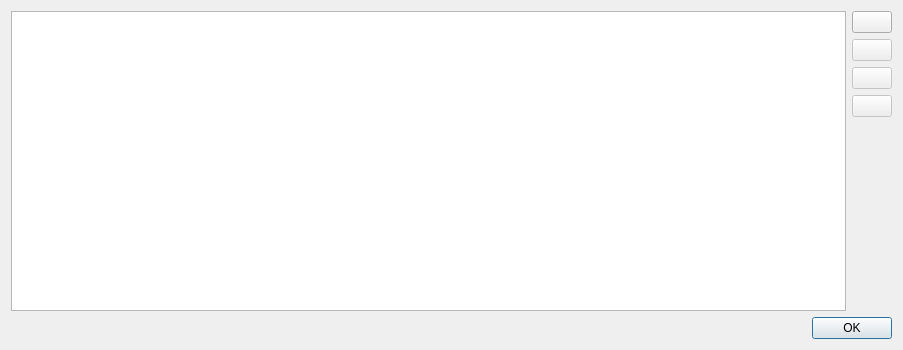
<?xml version="1.0" encoding="UTF-8"?>
<ui version="4.0">
 <class>TraceMathEditDialog</class>
 <widget class="QDialog" name="TraceMathEditDialog">
  <property name="windowModality">
   <enum>Qt::ApplicationModal</enum>
  </property>
  <property name="geometry">
   <rect>
    <x>0</x>
    <y>0</y>
    <width>903</width>
    <height>350</height>
   </rect>
  </property>
  <property name="windowTitle">
   <string>Math functions</string>
  </property>
  <property name="modal">
   <bool>false</bool>
  </property>
  <layout class="QVBoxLayout" name="verticalLayout_2">
   <item>
    <layout class="QHBoxLayout" name="horizontalLayout">
     <item>
      <widget class="QTableView" name="view">
       <property name="horizontalScrollBarPolicy">
        <enum>Qt::ScrollBarAsNeeded</enum>
       </property>
       <property name="dragEnabled">
        <bool>true</bool>
       </property>
       <property name="dragDropMode">
        <enum>QAbstractItemView::InternalMove</enum>
       </property>
       <property name="selectionMode">
        <enum>QAbstractItemView::SingleSelection</enum>
       </property>
       <property name="selectionBehavior">
        <enum>QAbstractItemView::SelectRows</enum>
       </property>
       <property name="showGrid">
        <bool>false</bool>
       </property>
       <attribute name="horizontalHeaderMinimumSectionSize">
        <number>20</number>
       </attribute>
       <attribute name="horizontalHeaderDefaultSectionSize">
        <number>70</number>
       </attribute>
       <attribute name="horizontalHeaderStretchLastSection">
        <bool>false</bool>
       </attribute>
       <attribute name="verticalHeaderVisible">
        <bool>false</bool>
       </attribute>
      </widget>
     </item>
     <item>
      <layout class="QVBoxLayout" name="verticalLayout">
       <item>
        <widget class="QPushButton" name="bAdd">
         <property name="sizePolicy">
          <sizepolicy hsizetype="Fixed" vsizetype="Fixed">
           <horstretch>0</horstretch>
           <verstretch>0</verstretch>
          </sizepolicy>
         </property>
         <property name="toolTip">
          <string>Add</string>
         </property>
         <property name="text">
          <string/>
         </property>
         <property name="icon">
          <iconset theme="list-add" resource="../../icons.qrc">
           <normaloff>:/icons/add.png</normaloff>:/icons/add.png</iconset>
         </property>
        </widget>
       </item>
       <item>
        <widget class="QPushButton" name="bDelete">
         <property name="enabled">
          <bool>false</bool>
         </property>
         <property name="sizePolicy">
          <sizepolicy hsizetype="Fixed" vsizetype="Fixed">
           <horstretch>0</horstretch>
           <verstretch>0</verstretch>
          </sizepolicy>
         </property>
         <property name="toolTip">
          <string>Delete</string>
         </property>
         <property name="text">
          <string/>
         </property>
         <property name="icon">
          <iconset theme="list-remove" resource="../../icons.qrc">
           <normaloff>:/icons/remove.png</normaloff>:/icons/remove.png</iconset>
         </property>
        </widget>
       </item>
       <item>
        <widget class="QPushButton" name="bMoveUp">
         <property name="enabled">
          <bool>false</bool>
         </property>
         <property name="toolTip">
          <string>Move up</string>
         </property>
         <property name="text">
          <string/>
         </property>
         <property name="icon">
          <iconset theme="go-up">
           <normaloff>.</normaloff>.</iconset>
         </property>
        </widget>
       </item>
       <item>
        <widget class="QPushButton" name="bMoveDown">
         <property name="enabled">
          <bool>false</bool>
         </property>
         <property name="toolTip">
          <string>Move down</string>
         </property>
         <property name="text">
          <string/>
         </property>
         <property name="icon">
          <iconset theme="go-down">
           <normaloff>.</normaloff>.</iconset>
         </property>
        </widget>
       </item>
       <item>
        <spacer name="verticalSpacer">
         <property name="orientation">
          <enum>Qt::Vertical</enum>
         </property>
         <property name="sizeHint" stdset="0">
          <size>
           <width>18</width>
           <height>186</height>
          </size>
         </property>
        </spacer>
       </item>
      </layout>
     </item>
    </layout>
   </item>
   <item>
    <widget class="QDialogButtonBox" name="buttonBox">
     <property name="standardButtons">
      <set>QDialogButtonBox::Ok</set>
     </property>
    </widget>
   </item>
  </layout>
 </widget>
 <resources>
  <include location="../../icons.qrc"/>
 </resources>
 <connections>
  <connection>
   <sender>buttonBox</sender>
   <signal>accepted()</signal>
   <receiver>TraceMathEditDialog</receiver>
   <slot>accept()</slot>
   <hints>
    <hint type="sourcelabel">
     <x>216</x>
     <y>280</y>
    </hint>
    <hint type="destinationlabel">
     <x>216</x>
     <y>150</y>
    </hint>
   </hints>
  </connection>
 </connections>
</ui>
